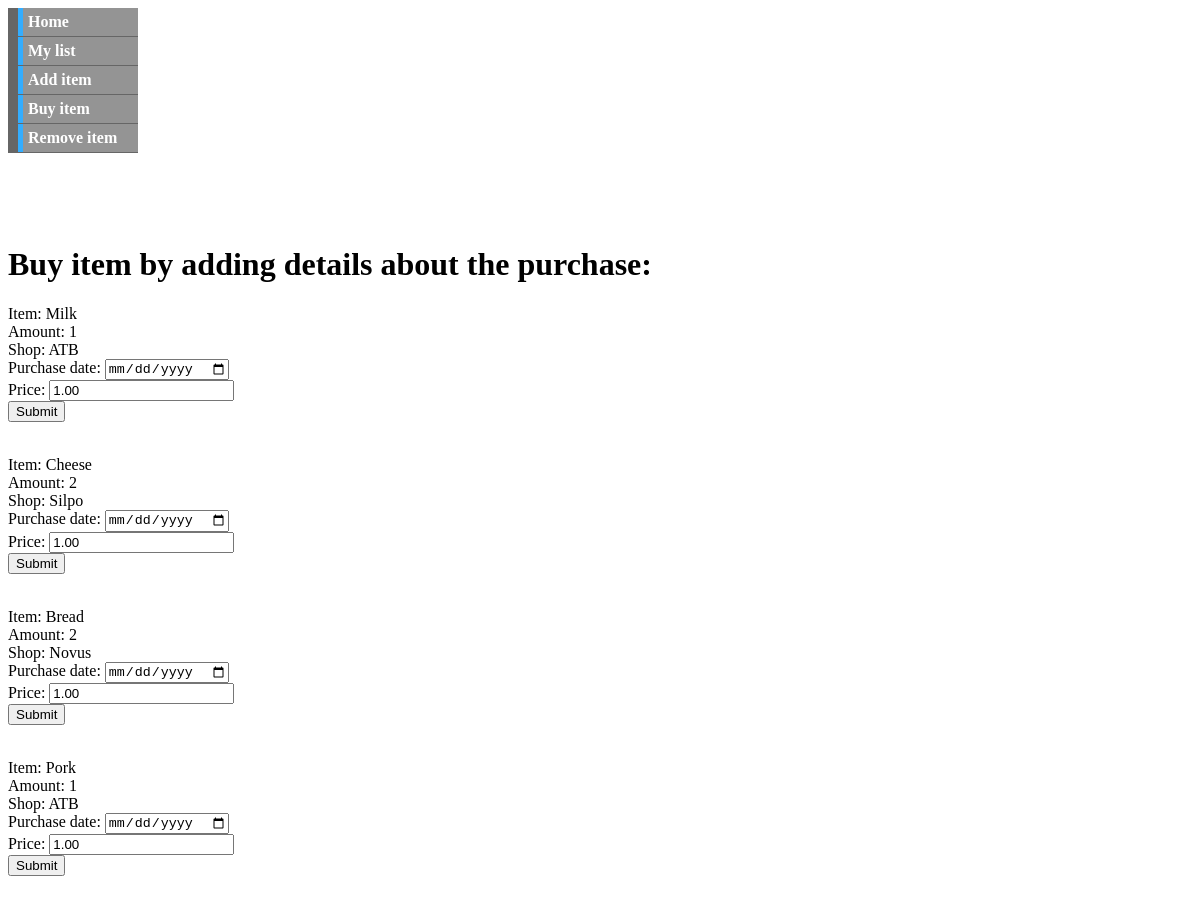
Page /shopping_list/buy (signed in) on the earlier database version.
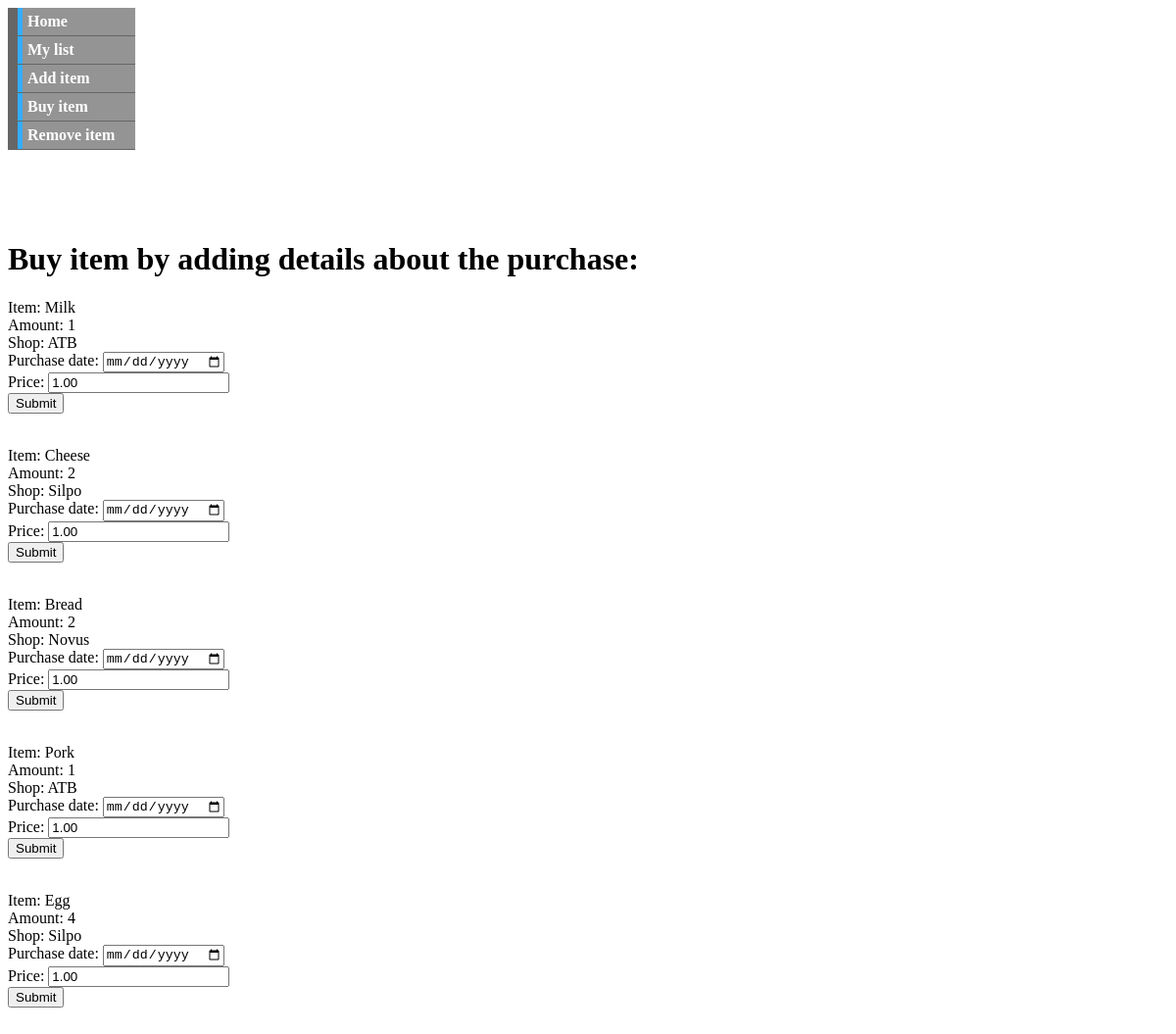
Same page on the later database version.
### slist/models.py (models this page shows)
class ShoppingList(models.Model):
    list_id = models.UUIDField()
    item_id = models.ForeignKey('Item', on_delete=models.CASCADE)
    quantity = models.IntegerField()
    price = models.DecimalField(decimal_places=2, max_digits=10, null=True)
    status = models.CharField(default='available', max_length=14)
    buy_date = models.DateField(null=True)

class Item(models.Model):
    name = models.CharField(max_length=50)
    shop_id = models.ForeignKey(MallList, on_delete=models.CASCADE)

class MallList(models.Model):
    name = models.CharField(max_length=50)
    list_id = models.UUIDField()

### slist/views.py (the view, shortened to what this page needs)
# urls.py: path('buy', views.buy_item, name='buy_item'),
def buy_item(request):
    if not request.user.is_authenticated:
        return redirect('http://127.0.0.1:8000/user/login/')
    user_list = UserToList.objects.filter(user_id=request.user.id).first()
    result = (ShoppingList.objects.filter(list_id=user_list.list_id).exclude(buy_date__isnull=False).all())
    return render(request, 'buy_form.html', {'shopping_list_data': result})

### templates/buy_form.html (shortened to what this page needs)
<!DOCTYPE html>
<html lang="en">
<head>
  </head>
  <body>
    <ul id="navbar">
      <li><a href="http://127.0.0.1:8000/user/">Home</a></li>
      <li><a href="/shopping_list/">My list</a></li>
      <li><a href="/shopping_list/add">Add item</a></li>
      <li><a href="/shopping_list/buy">Buy item</a></li>
      <li><a href="/shopping_list/remove">Remove item</a></li>
</ul>
<br>
<br>
<br>
<br>
<h1>Buy item by adding details about the purchase:</h1>
<form action="/shopping_list/buy" method="post">
    {% for item in shopping_list_data %}
        <p> Item: {{ item.item_id.name }} <br> Amount: {{ item.quantity }} <br> Shop: {{item.item_id.shop_id.name}}<br>
    <label >Purchase date:</label>
    <input type="date" placeholder ="buy_date"> <br>
    <label >Price:</label>
    <input type="number" value="1.00" placeholder = "price"> <br>
    <input type="submit">
    <br> <br>
{% endfor %}
<br>
<br>
</form>
</body>
</html>

Differences in the rows shown:
added ShoppingList: item_id.name "Egg", quantity "4", item_id.shop_id.name "Silpo"
